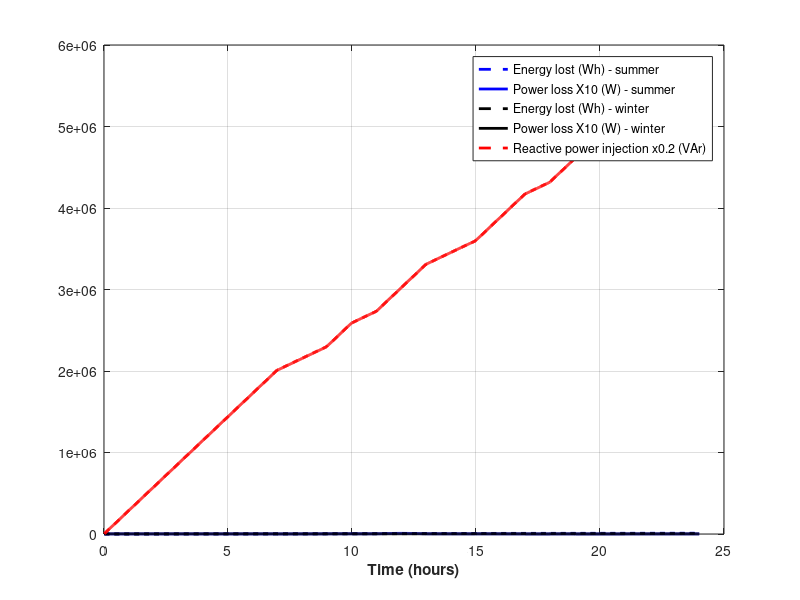

Write the MATLAB code that produced this figure.
hour = 1:24;
n = numel(hour);
minute = 1:n*60;
nn = numel(minute);
pv_prod1 = zeros(1,nn);
pv_prod2 = zeros(1,nn);
ayasli1p = zeros(1,nn);
ayasli2p = zeros(1,nn);
ayasli1q = zeros(1,nn);
ayasli2q = zeros(1,nn);
upsq = zeros(1,nn);
pv_peak = 50; % kW
pv_peak_prod1 = 0.9*pv_peak; % kW
pv_peak_prod2 = 0.5*pv_peak; % kW
for k = 1:nn
    kalan = minute(k)/60;
    kalanint = floor(kalan);
    if (kalanint >= 6) && (kalanint < 18)
        pv_prod1(k) = -pv_peak_prod1*cos(2*pi*(1/nn)*minute(k)); % kVA
        pv_prod2(k) = -pv_peak_prod2*cos(2*pi*(1/nn)*minute(k)); % kVA
    end
    ayasli1p(k) = 20; % kW
    ayasli1q(k) = 0; % kVAr
    upsq(k) = 24; % kVAr
    if (kalanint < 7) || (kalanint == 9) ||...
            (kalanint > 10 && kalanint < 13) || ...
            (kalanint > 14 && kalanint < 17) ||...
            (kalanint == 18) || (kalanint > 20)
        ayasli2p(k) = 0;
        ayasli2q(k) = 0;
    else
        ayasli2p(k) = 60*0.98; % kW
        ayasli2q(k) = 60*0.199; % kW
    end
end
qdemand = upsq-ayasli1q-ayasli2q;
pv_s1 = sqrt(qdemand.^2+pv_prod1.^2);
pv_s2 = sqrt(qdemand.^2+pv_prod2.^2);
pv_pf1 = pv_prod1/pv_s1;
pv_pf2 = pv_prod2/pv_s2;
pccp1 = ayasli1p + ayasli2p - pv_prod1;
pccp2 = ayasli1p + ayasli2p - pv_prod2;
pccq = upsq - ayasli2q - ayasli1q;
pqratio1 = abs(pccq)./abs(pccp1);
pqratio2 = abs(pccq)./abs(pccp2);

% Loss calculation
Vline = 400; % V
Vdc = 750; % V
D = Vline/(0.612*Vdc); % modulation depth
fsw = 5e3; % Hz, switching frequency
Vce_p = Vdc; % V, peak voltage
Ploss1 = zeros(1,nn);
Ploss2 = zeros(1,nn);
losten1 = zeros(1,nn);
losten2 = zeros(1,nn);
lost_energy1 = 0;
lost_energy2 = 0;
lost_reactive = 0;
lostq = zeros(1,nn);
lostq1 = zeros(1,nn);
lostq2 = zeros(1,nn);

for k = 1:nn
    
    % Operation parameters
    App_power = pv_s1(k)*1e3; % VA
    if App_power >= 50e3
        %fprintf('Gotcha % g\n',k);
        add_loss = App_power-50e3;
        App_power = 50e3;
    else
        add_loss = 0;
    end
    Iphase = App_power/(Vline*sqrt(3)); % A
    pf = pv_prod1(k)/pv_s1(k);
    Icp = Iphase*sqrt(2); % A, peak current
    Iep = Iphase*sqrt(2); % A, peak current
    Irr = Iep; % A, peak reverse recovery current
    
    % Datasheet parameters
    Vce_sat = 9.091*1e-3*Icp+1.073; % V, @102 A peak, 125 C
    Eon = (0.05*Icp+1)*1e-3; % J, @600V
    Eon = Eon*Vdc/600; % J, @750V
    Eoff = (0.1*Icp+3)*1e-3; % J, @600V
    Eoff = Eoff*Vdc/600; % J, @750V
    Err = 0.1*Iep*1e-3; % J, @600V
    Err = Err*Vdc/600; % J, @750V
    Vec = 0.01*Iep+1.05; % V
    %trr = 150e-9; % s, @600V
    %trr = trr*Vdc/600; % s, @750V
    
    % Loss calculation
    Psc = Icp*Vce_sat*(1/8+D*pf/(3*pi)); % W
    Pdc = Iep*Vec*(1/8-D*pf/(3*pi)); % W
    Pss = (Eon+Eoff)*fsw*(1/pi); % W
    %Pds = (1/8)*Irr*trr*Vce_p*fsw; % W
    Pds = (Err)*fsw*(1/pi); % W
    Plos = Psc+Pdc+Pss+Pds; % W
    Ploss1(k) = Plos*6+add_loss; % W
    lost_energy1 = lost_energy1+Ploss1(k)/60;
    losten1(k) = lost_energy1; 
    lost_reactive = lost_reactive + qdemand(k)*1e3;
    lostq(k) = lost_reactive;
    %fprintf('Efficiency is %g %% @ %g kW\n',efficiency(k),pv_prod1(k));
    %fprintf('Power loss is %g W @ %g kW\n',Ploss(k),pv_prod1(k));
    
    if pqratio1(k) >= 0.2
        lostq1(k) = lostq(k);
    else
        %fprintf('Gotcha % g\n',k);
        lostq1(k) = lostq(k)-qdemand(k)*1e3;        
    end
    
end

lost_reactive = 0;
for k = 1:nn
    
    % Operation parameters
    App_power = pv_s2(k)*1e3; % VA
    if App_power >= 50e3
        fprintf('Gotcha % g\n',k);
    end
    Iphase = App_power/(Vline*sqrt(3)); % A
    pf = pv_prod2(k)/pv_s2(k);
    Icp = Iphase*sqrt(2); % A, peak current
    Iep = Iphase*sqrt(2); % A, peak current
    Irr = Iep; % A, peak reverse recovery current
    
    % Datasheet parameters
    Vce_sat = 9.091*1e-3*Icp+1.073; % V, @102 A peak, 125 C
    Eon = (0.05*Icp+1)*1e-3; % J, @600V
    Eon = Eon*Vdc/600; % J, @750V
    Eoff = (0.1*Icp+3)*1e-3; % J, @600V
    Eoff = Eoff*Vdc/600; % J, @750V
    Err = 0.1*Iep*1e-3; % J, @600V
    Err = Err*Vdc/600; % J, @750V
    Vec = 0.01*Iep+1.05; % V
    %trr = 150e-9; % s, @600V
    %trr = trr*Vdc/600; % s, @750V
    
    % Loss calculation
    Psc = Icp*Vce_sat*(1/8+D*pf/(3*pi)); % W
    Pdc = Iep*Vec*(1/8-D*pf/(3*pi)); % W
    Pss = (Eon+Eoff)*fsw*(1/pi); % W
    %Pds = (1/8)*Irr*trr*Vce_p*fsw; % W
    Pds = (Err)*fsw*(1/pi); % W
    Plos = Psc+Pdc+Pss+Pds; % W
    Ploss2(k) = Plos*6; % W
    lost_energy2 = lost_energy2+Ploss2(k)/60;
    losten2(k) = lost_energy2; 
    %fprintf('Efficiency is %g %% @ %g kW\n',efficiency(k),pv_prod1(k));
    %fprintf('Power loss is %g W @ %g kW\n',Ploss(k),pv_prod1(k));
    
    lost_reactive = lost_reactive + qdemand(k)*1e3;
    lostq(k) = lost_reactive;
    
    if pqratio2(k) >= 0.2
        lostq2(k) = lostq(k);
    else
        %fprintf('Gotcha % g\n',k);
        lostq1(k) = lostq(k)-qdemand(k)*1e3;        
    end
    
    
end

figure;
plot(minute/60,losten1,'b--','LineWidth',2.0);
hold on;
plot(minute/60,Ploss1*5,'b-','LineWidth',2.0);
hold on;
plot(minute/60,losten2,'k--','LineWidth',2.0);
hold on;
plot(minute/60,Ploss2*5,'k-','LineWidth',2.0);
hold on;
plot(minute/60,lostq*0.2,'r--','LineWidth',2.0);
hold on;
plot(minute/60,lostq1*0.2,'r-','LineWidth',2.0);
hold off;
xlabel('Time (hours)','Fontweight','Bold');
legend('Energy lost (Wh) - summer','Power loss X10 (W) - summer',...
    'Energy lost (Wh) - winter','Power loss X10 (W) - winter',...
    'Reactive power injection x0.2 (VAr)');
grid on;
